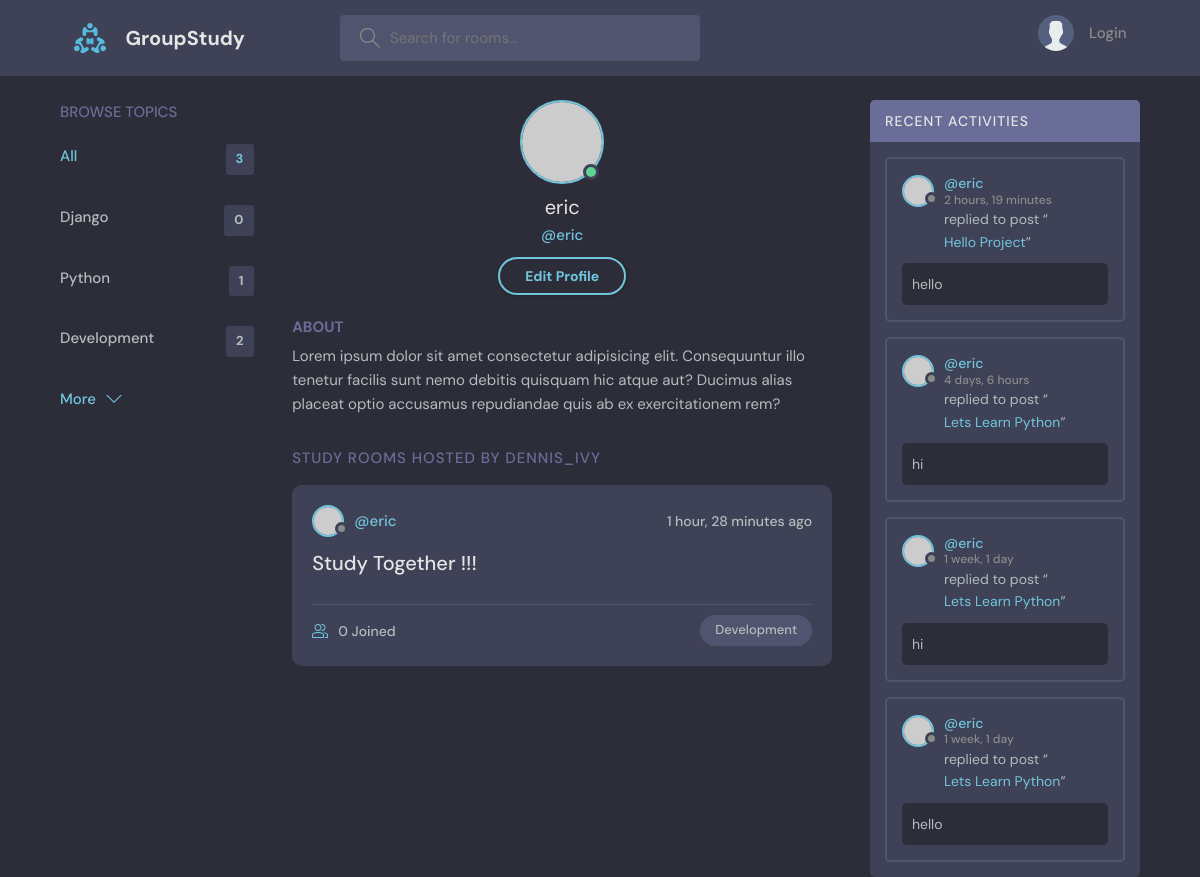
The page /profile/4/ on the database its author committed.
### base/models.py (models this page shows, shortened)
class Topic(models.Model):
    name = models.CharField(max_length=200)

class Room(models.Model):
    host = models.ForeignKey(User, on_delete=models.SET_NULL, null=True)
    topic = models.ForeignKey(Topic, on_delete=models.SET_NULL, null=True)
    name = models.CharField(max_length= 200)
    description = models.TextField(null=True, blank=True)
    participants = models.ManyToManyField(User, related_name='participants', blank=True)
    updated = models.DateTimeField(auto_now=True)
    created = models.DateTimeField(auto_now_add=True)
    class Meta:
        ordering = ['-updated', '-created']
    def __str__(self):
        return self.name

class Message(models.Model):
    user = models.ForeignKey(User, on_delete=models.CASCADE)
    room = models.ForeignKey(Room, on_delete=models.CASCADE)
    body = models.TextField()
    updated = models.DateTimeField(auto_now=True)
    created = models.DateTimeField(auto_now_add=True)
    class Meta:
        ordering = ['-updated', '-created']

### base/views.py (the view)
# urls.py: path("profile/<str:pk>/", views.userProfile, name="user-profile"),
def userProfile(request, pk):
    user = User.objects.get(id=pk)
    rooms = user.room_set.all()
    room_messages = user.message_set.all()
    topics = Topic.objects.all()
    context = {'user': user, 'rooms': rooms, 'room_messages':room_messages, 'topics':topics}
    return render(request, 'base/profile.html', context)

### base/templates/base/profile.html
{% extends 'main.html' %}
{% block content %}
  <main class="profile-page layout layout--3">
    <div class="container">
      {% include 'base/topic_comp.html' %}
      <div class="roomList">
        <div class="profile">
          <div class="profile__avatar">
            <div class="avatar avatar--large active">
              <img src="https://randomuser.me/api/portraits/men/11.jpg" />
            </div>
          </div>
          <div class="profile__info">
            <h3>{{user.username}}</h3>
            <p>@{{user.username}}</p>
            <a href="edit-user.html" class="btn btn--main btn--pill">Edit Profile</a>
          </div>
          <div class="profile__about">
            <h3>About</h3>
            <p>
              Lorem ipsum dolor sit amet consectetur adipisicing elit. Consequuntur illo tenetur
              facilis sunt nemo debitis quisquam hic atque aut? Ducimus alias placeat optio
              accusamus repudiandae quis ab ex exercitationem rem?
            </p>
          </div>
        </div>
        <div class="roomList__header">
          <div>
            <h2>Study Rooms Hosted by dennis_ivy</a>
            </h2>
          </div>
        </div>
        {% include 'base/feed_comp.html' %}
      </div>
      {% include 'base/activity_comp.html' %}
    </div>
  </main>
{% endblock content %}

### base/templates/base/topic_comp.html
<div class="topics">
    <div class="topics__header">
      <h2>Browse Topics</h2>
    </div>
    <ul class="topics__list">
      <li>
        <a href="{% url 'home' %}" class="active">All <span>{{topics.count}}</span></a>
      </li>
      {% for topic in topics %}
      <li>
        <a href="{%url 'home'%}?q={{topic.name}}">{{topic.name}} <span>{{topic.room_set.all.count}}</span></a>
      </li>
      {%endfor%}
    </ul>
    <a class="btn btn--link" href="topics.html">
      More
      <svg version="1.1" xmlns="http://www.w3.org/2000/svg" width="32" height="32" viewBox="0 0 32 32">
        <title>chevron-down</title>
        <path d="M16 21l-13-13h-3l16 16 16-16h-3l-13 13z"></path>
      </svg>
    </a>
  </div>

### base/templates/base/feed_comp.html (shortened to what this page needs)
{% for room in rooms %}
<div class="roomListRoom">
    <div class="roomListRoom__header">
      <a href="{% url 'user-profile' room.host.id %}" class="roomListRoom__author">
        <div class="avatar avatar--small">
          <img src="https://randomuser.me/api/portraits/women/11.jpg" />
        </div>
        <span>@{{room.host.username}}</span>
      </a>
      <div class="roomListRoom__actions">
        <span>{{room.created|timesince}} ago</span>
      </div>
    </div>
    <div class="roomListRoom__content">
      <a href="{% url 'room' room.id %}">{{room.name}}</a>
    </div>
    <div class="roomListRoom__meta">
      <a href="{% url 'room' room.id %}" class="roomListRoom__joined">
        {{room.participants.all.count}} Joined
      </a>
      <p class="roomListRoom__topic">{{room.topic.name}}</p>
    </div>
  </div>
  {% endfor %}

### base/templates/base/activity_comp.html (shortened to what this page needs)
<div class="activities">
    <div class="activities__header">
      <h2>Recent Activities</h2>
    </div>
    {% for message in room_messages%}
    <div class="activities__box">
      <div class="activities__boxHeader roomListRoom__header">
        <a href="{% url 'user-profile' message.user.id %}" class="roomListRoom__author">
          <div class="avatar avatar--small">
            <img src="https://randomuser.me/api/portraits/women/11.jpg" />
          </div>
          <p>
            @{{message.user}}
            <span>{{message.created|timesince}}</span>
          </p>
        </a>
      </div>
      <div class="activities__boxContent">
        <p>replied to post “<a href="{% url 'room' message.room.id %}">{{message.room}}</a>”</p>
        <div class="activities__boxRoomContent">
            {{message.body}}
        </div>
      </div>
    </div>
    {%endfor%}
  </div>

### rows shown on the page
Topic: name "Django", room_set.all.count "0"
Topic: name "Python", room_set.all.count "1"
Topic: name "Development", room_set.all.count "2"
Room: host.username "eric", created "1 hour, 28 minutes", name "Study Together !!!", participants.all.count "0", topic.name "Development"
Message: user "eric", created "2 hours, 19 minutes", room "Hello Project", body "hello"
Message: user "eric", created "4 days, 6 hours", room "Lets Learn Python", body "hi"
Message: user "eric", created "1 week, 1 day", room "Lets Learn Python", body "hi"
Message: user "eric", created "1 week, 1 day", room "Lets Learn Python", body "hello"

### other values the page prints
{{ topics.count }} "3"
{{ user.username }} "eric"
